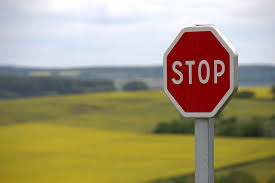
#> input picture perspective transform.jpg, 275 x 183 px
$ jupyter execute --allow-errors 'Perspective transform.ipynb'   (shell and % lines are left out)
#> lines starting #> are read from the running program, lines starting #| are printed output that depends on the picture
[cell 1]
import numpy as np
import matplotlib.pyplot as plt
import matplotlib.image as mpimg
import cv2
#%matplotlib qt

[cell 2]
#reading and showing an image
image = mpimg.imread("perspective transform.jpg")
#> image is the input picture: shape (183, 275, 3); mean R, G, B 161.1, 151.3, 119.1
plt.imshow(image)
plt.show()

[cell 3]
plt.imshow(image)
#> (the rest of this cell did not finish here and is left out)

[cell 4]
#define perspective transfoorm
def wrap(img):
    image = np.array(img)
    size_img = (image.shape[1],image.shape[0])
#> size_img = (275, 183)
    #print(size_img)
    #source coordinates
    src = np.float32(
                     [[165,55],
                      [165,88],
                      [235,55],
                      [235,88]])
    #destiation coordinates
    des = np.float32(
                      [[75,55],
                      [75,88],
                      [235,55],
                      [235,88]])

    #compute the perspective matrix
    M = cv2.getPerspectiveTransform(src,des)

    wraped = cv2.warpPerspective(img,M,size_img,flags=cv2.INTER_LINEAR)
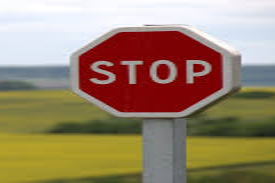
#> wraped: shape (183, 275, 3); mean R, G, B 155, 133.9, 108.4
    return wraped

[cell 5]
wrapped_img = wrap(image)
f, (ax1, ax2) = plt.subplots(1, 2, figsize=(20,10))
ax1.imshow(image)
ax1.set_title('Original Image', fontsize=30)
ax2.imshow(wrapped_img)
ax2.set_title('New Perspective', fontsize=30)
plt.show()
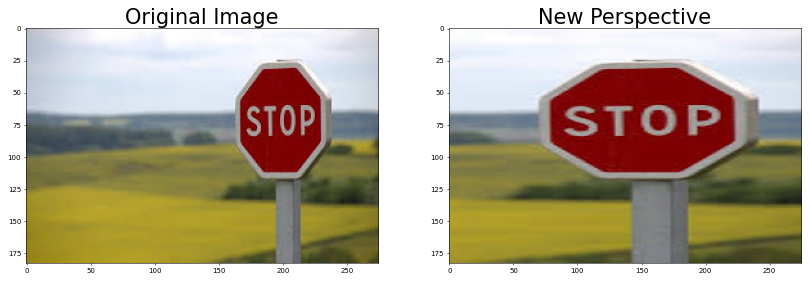
#> figure drawn by matplotlib, 2 panels
